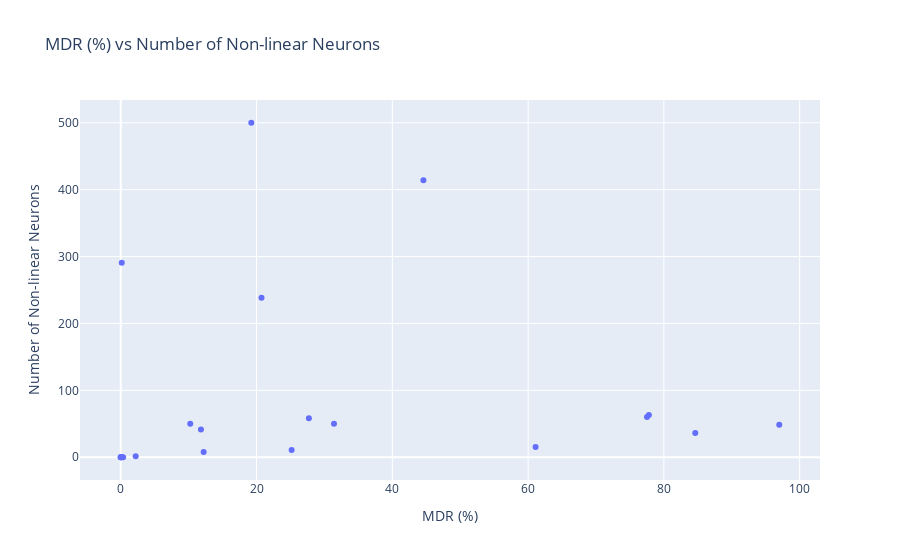

The cell this chart's notebook holds for it:
### Code cell
A = np.array([x.split(' ± ')[0] for x in results_MDR_styled.data.Linearization.values]).astype(float)
B = df_neurons['Non-linear'].values
px.scatter(x=A, y=B, labels={'x':'MDR (%)', 'y':'Number of Non-linear Neurons'}, title='MDR (%) vs Number of Non-linear Neurons')

### Figure 1 — Plotly figure (JSON) as saved in the notebook; plotly's stock layout.template omitted (floating-point values rounded to 4 significant figures)
{"data": [{"hovertemplate": "MDR (%)=%{x}<br>Number of Non-linear Neurons=%{y}<extra></extra>", "legendgroup": "", "marker": {"color": "#636efa", "symbol": "circle"}, "mode": "markers", "name": "", "orientation": "h", "showlegend": false, "type": "scatter", "x": [0.35, 2.2, 77.79, 0, 0.17, 0, 0, 25.17, 77.51, 44.58, 20.73, 19.23, 61.1, 0.15, 84.62, 27.71, 11.81, 12.21, 10.24, 31.41, 96.99], "xaxis": "x", "y": [0, 1.5, 63.1, 0, 0, 0, 0, 11, 60, 414, 238.5, 500, 15.3, 290.7, 36.1, 58.3, 41.5, 7.8, 49.9, 50.1, 48.7], "yaxis": "y"}], "layout": {"legend": {"tracegroupgap": 0}, "title": {"text": "MDR (%) vs Number of Non-linear Neurons"}, "xaxis": {"anchor": "y", "domain": [0, 1], "title": {"text": "MDR (%)"}}, "yaxis": {"anchor": "x", "domain": [0, 1], "title": {"text": "Number of Non-linear Neurons"}}}}
